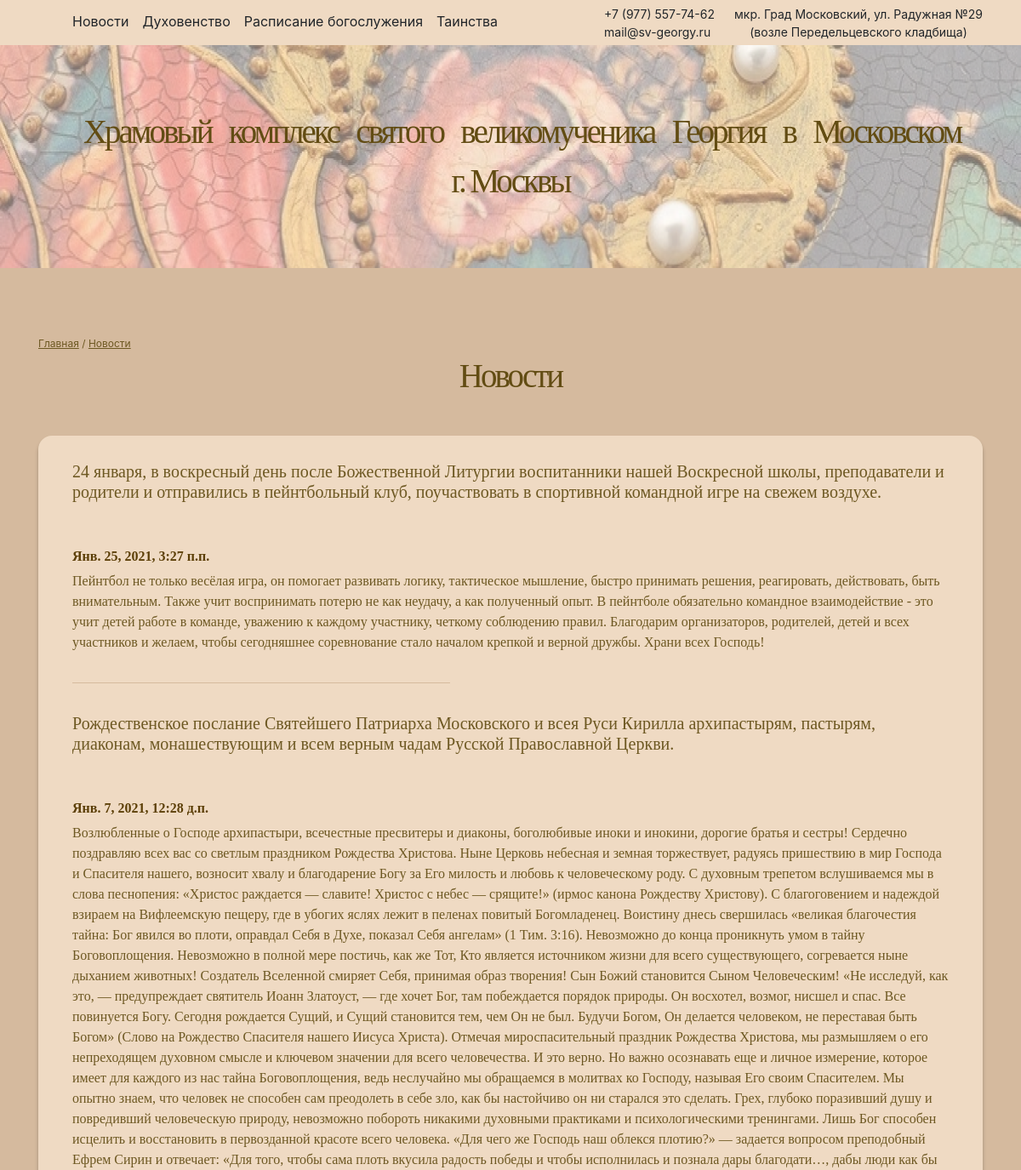
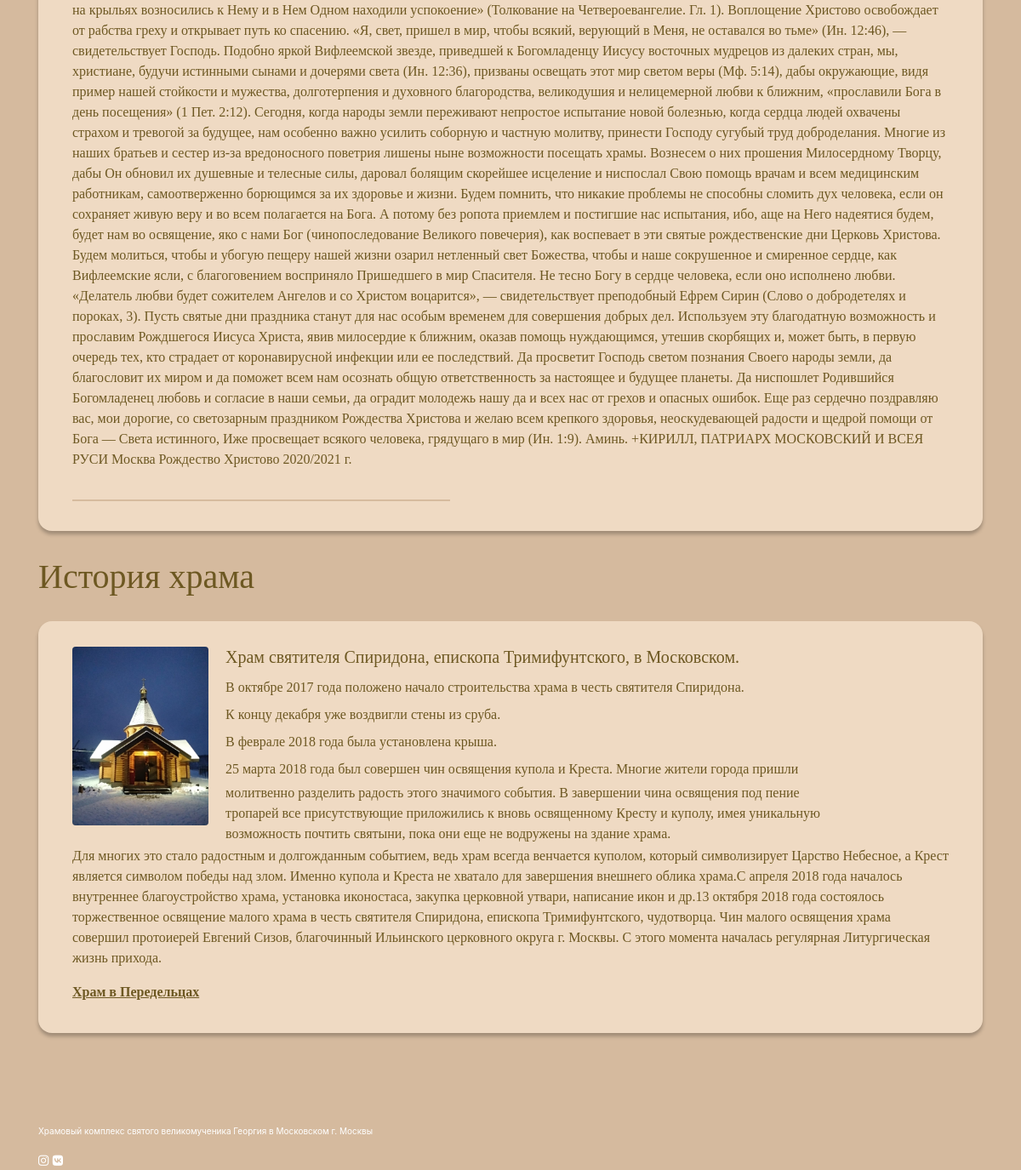
Page /news/ on the committed database (2 pictures, top to bottom).
### church_api/models.py (models this page shows)
class News(models.Model):
    title = models.CharField(verbose_name="Заголовок новости", help_text="Заголовок новости",
                             max_length=80, blank=False)
    text = models.TextField(verbose_name="Текст новости", help_text="Текст новости", blank=False)
    image = models.TextField(verbose_name="Фото", help_text="Фото", blank=True, null=True)
    time = models.DateTimeField(verbose_name="Дата и время публикации", blank=False,
                                help_text="Дата и время публикации")

### church_api/views.py (the view)
# urls.py: path('news/', news, name="news"),
def news(request):
    bread_crumps = '<u><a href="/">Главная</a></u> / <u><a href="/news">Новости</a></u>'
    feed = News.objects.all().order_by('time').reverse()
    return render(
        request,
        'news.html',
        context={
            "bread_crumps": bread_crumps,
            "feed": feed
        }
    )

### church_api/templates/news.html (shortened to what this page needs)
{% extends "shrines.html" %}
{% block photo__title %} Новости {% endblock %}
{% block paragraph %}
{% for news in feed %}
    <div class="shrine">
		<h3 class="title">
			{{news.title}}
		</h3>
		<div class="text-center">
		</div>
		<h4 class="header">
	        {{news.time}}
		</h4>
		<p>
            {{news.text}}
		</p>
		<div class="line">
		</div>
    </div>
{% endfor %}
{% endblock %}

### church_api/static/css/styles.css (style rules this page uses)
body { margin: 0; padding: 0; background-color: #d5ba9e; box-sizing: border-box; }
a { text-decoration: none; color: inherit; }
p { font-size: 16px; font-family: "Futura"; color: #6d5822; }
h3 { font-family: "Rose"; font-size: 20px; color: #6d5822; }
h4 { font-family: "Futura"; font-size: 16px; font-weight: bold; color: #5C3F07; }
.title { margin-bottom: 30px; }
.line { width: 444px; height: 1.5px; background-color: #D6BB9E; margin-top: 35px; }
.shrine { padding-bottom: 35px; }

### rows in the picture
News: title "24 января, в воскресный день после Божественной Литургии воспитанники нашей Воскресной школы, преподаватели и родители и отправились в пейнтбольный клуб, поучаствовать в спортивной командной игре на свежем воздухе.", time "Янв. 25, 2021, 3:27 п.п.", text "️Пейнтбол не только весёлая игра, он помогает развивать логику, тактическое мышление, быстро принимать решения, реагировать, действовать, быть внимательным. Также учит воспринимать потерю не как неудачу, а как полученный опыт. В пейнтболе обязательно командное взаимодействие - это учит детей работе в команде, уважению к каждому участнику, четкому соблюдению правил. Благодарим организаторов, родителей, детей и всех участников и желаем, чтобы сегодняшнее соревнование стало началом крепкой и верной дружбы. Храни всех Господь!"
News: title "Рождественское послание Святейшего Патриарха Московского и всея Руси Кирилла архипастырям, пастырям, диаконам, монашествующим и всем верным чадам Русской Православной Церкви.", time "Янв. 7, 2021, 12:28 д.п.", text "Возлюбленные о Господе архипастыри, всечестные пресвитеры и диаконы, боголюбивые иноки и инокини, дорогие братья и сестры! Сердечно поздравляю всех вас со светлым праздником Рождества Христова. Ныне Церковь небесная и земная торжествует, радуясь пришествию в мир Господа и Спасителя нашего, возносит хвалу и благодарение Богу за Его милость и любовь к человеческому роду. С духовным трепетом вслушиваемся мы в слова песнопения: «Христос раждается — славите! Христос с небес — срящите!» (ирмос канона Рождеству Христову). С благоговением и надеждой взираем на Вифлеемскую пещеру, где в убогих яслях лежит в пеленах повитый Богомладенец. Воистину днесь свершилась «великая благочестия тайна: Бог…"

### other values in the picture
{{ bread_crumps|safe }} "Главная / Новости"
